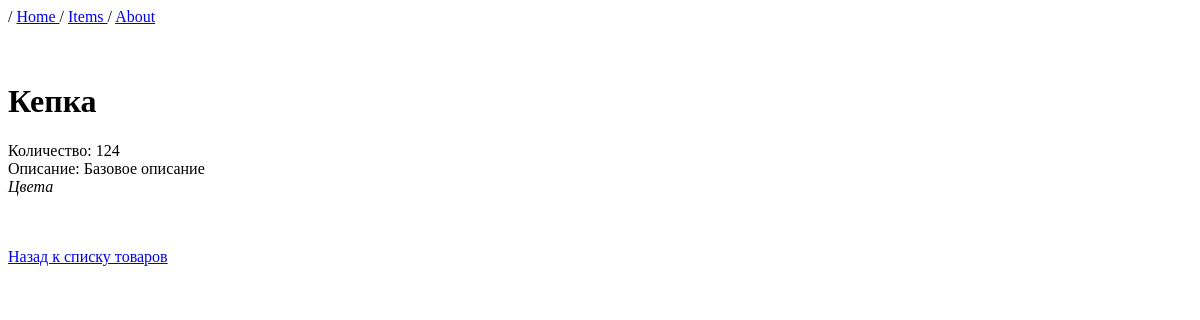
Page /item/5 on the committed database.
### MainApp/models.py (models this page shows, shortened)
class Item(models.Model):
    name  = models.CharField(max_length=100)
    brand = models.CharField(max_length=100)
    count = models.PositiveIntegerField()
    description = models.TextField(max_length=200, default="Базовое описание")
    colors = models.ManyToManyField(to=Color)

### MainApp/views.py (the view)
# urls.py: path('item/<int:item_id>', views.get_item, name='item-detail'),
def get_item(request, item_id: int):
    try:
        item = Item.objects.get(id=item_id)
        colors = []
        if item.colors.exists():
            colors = item.colors.all()
    except ObjectDoesNotExist:
        return HttpResponseNotFound(f"Item with id={item_id} not found.")
    else:
        context = {
            "item": item,
            "colors": colors,
        }
        return render(request, "item_page.html", context)

### templates/item_page.html (shortened to what this page needs)
{% extends "base.html" %}
{% load static %}
{% block style %}
    <link rel="stylesheet" href="{% static 'style.css' %}">
{% endblock  %}
{% block content %}
    {{ block.super }}
    <h1> {{ item.name }}</h1>
    <div>
        Количество: {{ item.count | default:"Товар отсутствует на складе" }}
    </div>
    <div>
        Описание: {{ item.description }}
    </div>
    <i>Цвета</i>
    <br><br>
    <a href="{% url "items-list" %}"> Назад к списку товаров </a>
{% endblock %}

### static/style.css (style rules this page uses)
* { box-sizing: border-box; }

### rows in the picture
Item: name "Кепка", count "124", description "Базовое описание"
